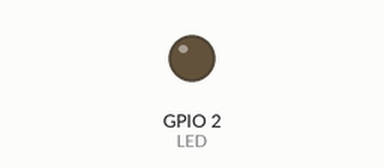
A sketch run on a simulated ESP8266 (NodeMCU). Shown: output pins drawn as LEDs (lit = HIGH). WiFi joins after 1.5 s; servers stay silent unless stated.

Above: at 2.3 s.
At 5.5 s:
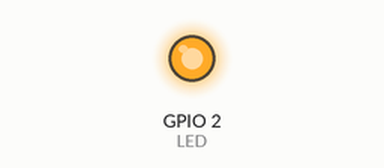
Timing chart, 0 to 10.1 s (numbered marks = the images above):
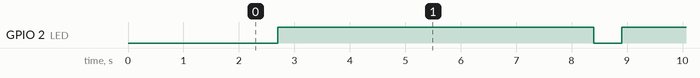

The sketch:

sketch_feb18a.ino
```cpp
#define LED 2
#include <ESP8266WiFi.h>
#include <ESP8266HTTPClient.h>
#include <WiFiClient.h>

void setup() {
  Serial.begin(115200); // initialize serial communication
  WiFi.begin("SSID", "PASS"); // connect to WiFi network
  pinMode(LED, OUTPUT);

  while (WiFi.status() != WL_CONNECTED) {
    delay(1000);
  }
}

void apiErrorBlink() {
  digitalWrite(LED, LOW); // Turn the LED on (Note that LOW is the voltage level)
  delay(500); // Wait for a second
  digitalWrite(LED, HIGH); // Turn the LED off by making the voltage HIGH
  delay(500); // Wait for two seconds
}

void loop() {
  if (WiFi.status() == WL_CONNECTED) {
    HTTPClient http; // create HTTP client object
    WiFiClient wifiClient; // Create WifiClient object
    http.begin(wifiClient, "https://example.com"); // specify API endpoint
    int httpCode = http.GET(); // send GET request

    if (httpCode > 0) { // if response received
      digitalWrite(LED, LOW); // Turn the LED on
    }else{
      apiErrorBlink(); // Blink
    }

    http.end(); // close HTTP connection
  }

  delay(5000); // wait 5 seconds before making next request
}
```

Measured:
- by itself, GPIO 2 (LED): alternates HIGH for 5.7 s and LOW for 0.50 s
